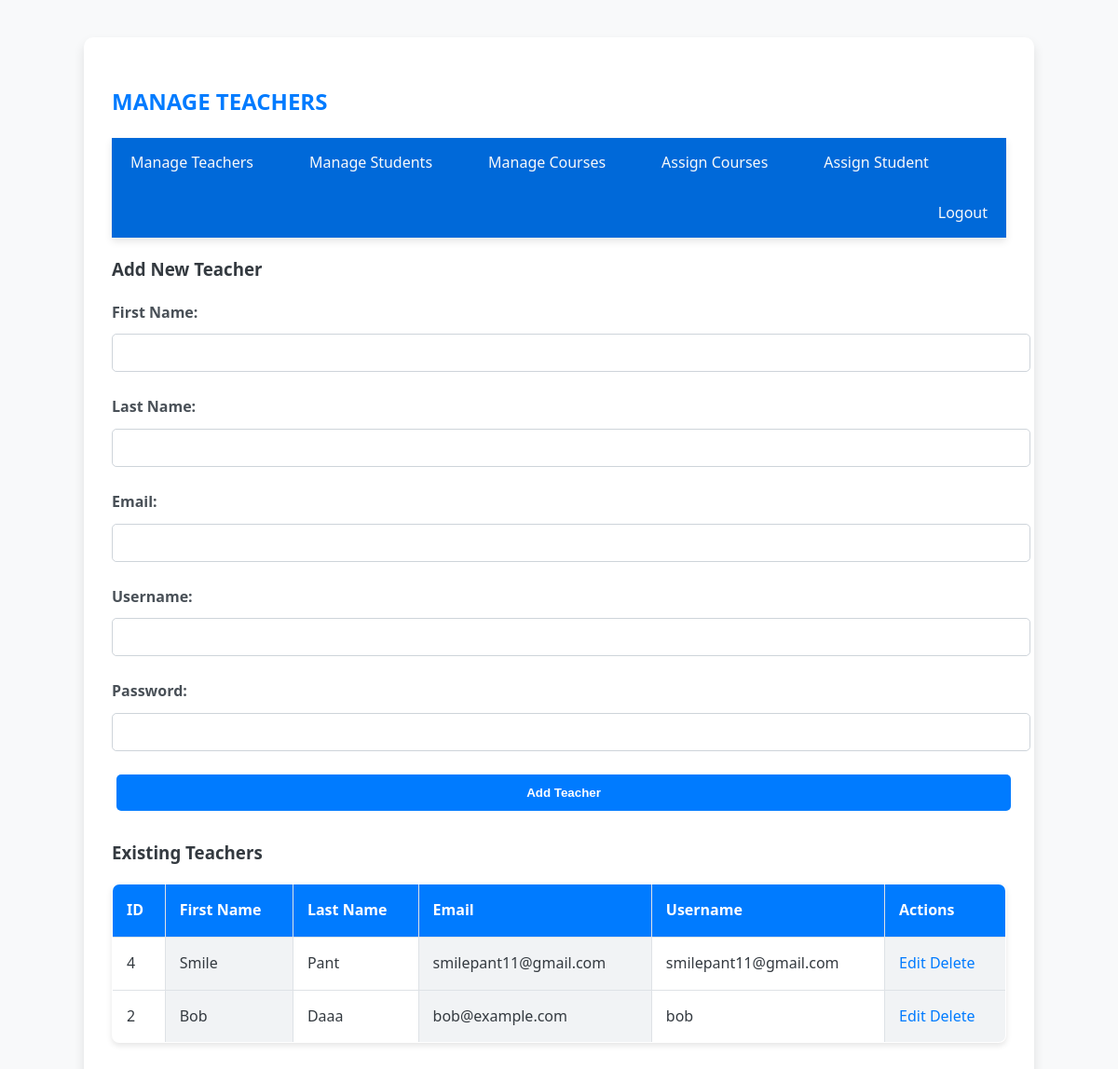
Screenshot of /superadmin/manage_teachers/index.php (signed in) with the database file from the repository.
### tables this page shows
CREATE TABLE `instructors` (
  `instructor_id` int(11) NOT NULL,
  `first_name` varchar(50) NOT NULL,
  `last_name` varchar(50) NOT NULL,
  `email` varchar(100) NOT NULL,
  `hire_date` date DEFAULT NULL,
  `username` varchar(50) NOT NULL,
  `password_hash` varchar(255) NOT NULL
);

### superadmin/manage_teachers/index.php (the view, shortened to what this page needs)
<?php
include '../../db_connect.php';
$sql = "SELECT * FROM Instructors";
$result = $conn->query($sql);
$teachers = $result->fetch_all(MYSQLI_ASSOC);
?>
<!DOCTYPE html>
<html>
<head>
    <link rel="stylesheet" type="text/css" href="/css/style.css">
</head>
<body>
    <div class="container">
        <h2>Manage Teachers</h2>
        <?php include '../components/navbar.php'; ?>
        <h3>Add New Teacher</h3>
        <form method="post" action="add.php">
            <label for="first_name">First Name:</label>
            <input type="text" name="first_name" required><br>
            <label for="last_name">Last Name:</label>
            <input type="text" name="last_name" required><br>
            <label for="email">Email:</label>
            <input type="email" name="email" required><br>
            <label for="username">Username:</label>
            <input type="text" name="username" required><br>
            <label for="password">Password:</label>
            <input type="password" name="password" required><br>
            <input type="submit" value="Add Teacher">
        </form>
        <h3>Existing Teachers</h3>
        <table>
            <tr>
                <th>ID</th>
                <th>First Name</th>
                <th>Last Name</th>
                <th>Email</th>
                <th>Username</th>
                <th>Actions</th>
            </tr>
            <?php foreach ($teachers as $teacher) : ?>
                <tr>
                    <td><?= htmlspecialchars($teacher['instructor_id']); ?></td>
                    <td><?= htmlspecialchars($teacher['first_name']); ?></td>
                    <td><?= htmlspecialchars($teacher['last_name']); ?></td>
                    <td><?= htmlspecialchars($teacher['email']); ?></td>
                    <td><?= htmlspecialchars($teacher['username']); ?></td>
                    <td>
                        <a href="edit.php?instructor_id=<?= $teacher['instructor_id']; ?>">Edit</a>
                        <a href="delete.php?instructor_id=<?= $teacher['instructor_id']; ?>">Delete</a>
                    </td>
                </tr>
            <?php endforeach; ?>
        </table>
    </div>
</body>
</html>

### css/style.css (style rules this page uses)
body { font-family: 'Segoe UI', Tahoma, Geneva, Verdana, sans-serif; background-color: #f8f9fa; margin: 0; padding: 0; line-height: 1.6; color: #343a40; }
.container { width: 80%; margin: 40px auto; padding: 30px; background-color: #ffffff; box-shadow: 0 6px 12px rgba(0, 0, 0, 0.1); border-radius: 10px; }
h2 { color: #007bff; margin-bottom: 20px; font-weight: 700; text-transform: uppercase; }
form { margin-bottom: 20px; }
form label { display: block; margin: 10px 0 5px; font-weight: 600; color: #495057; }
form input, form select { width: 100%; padding: 12px; margin: 5px 0 15px; border: 1px solid #ced4da; border-radius: 5px; transition: border-color 0.3s, box-shadow 0.3s; }
.btn, form input[type="submit"] { min-width: 120px; padding: 12px 20px; border: none; border-radius: 5px; background-color: #007bff; color: white; cursor: pointer; transition: background-color 0.3s, transform 0.3s; display: inline-block; margin: 10px 5px; font-weight: 600; }
table { width: 100%; border-collapse: collapse; margin-bottom: 20px; background-color: #ffffff; border-radius: 8px; overflow: hidden; box-shadow: 0 3px 6px rgba(0, 0, 0, 0.1); }
table, th, td { border: 1px solid #dee2e6; }
th, td { padding: 15px; text-align: left; }
th { background-color: #007bff; color: white; font-weight: 600; }
td { background-color: #ffffff; }
td:nth-child(even) { background-color: #f1f3f5; }
a { color: #007bff; text-decoration: none; transition: color 0.3s; }

### rows the page displays
instructors: instructor_id "4", first_name "Smile", last_name "Pant", email "smilepant11@gmail.com", username "smilepant11@gmail.com"
instructors: instructor_id "2", first_name "Bob", last_name "Daaa", email "bob@example.com", username "bob"
